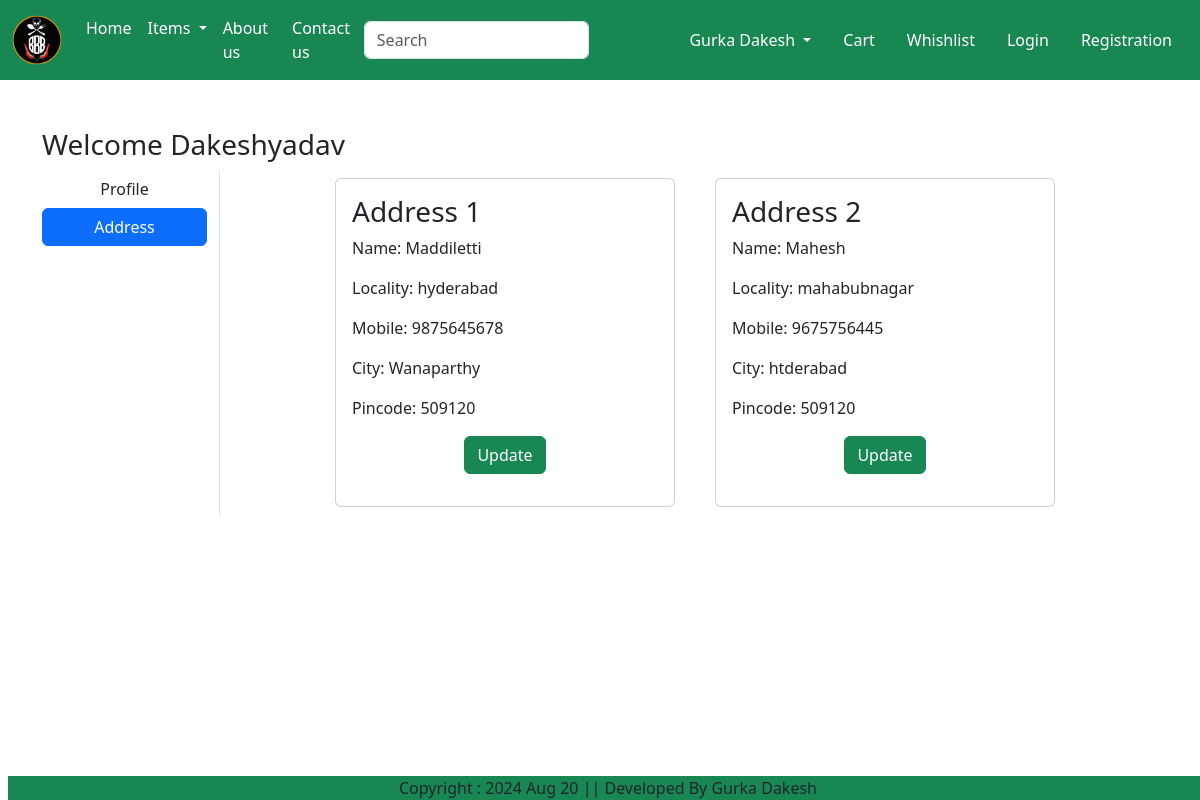
The page /address/ (signed in) on the database its author committed.
### app/models.py (models this page shows, shortened)
class Customer(models.Model):
    user = models.ForeignKey(User, on_delete=models.CASCADE)
    name = models.CharField(max_length=200)
    locality = models.CharField(max_length=200)
    city = models.CharField(max_length=50)
    mobile = models.IntegerField(default=0)
    pincode = models.IntegerField()

### app/views.py (the view)
# urls.py: path('address/', views.address,name='address'),
def address(request):
    try:
        add = Customer.objects.filter(user=request.user)
    except Exception as e:
        print(f"Error retrieving addresses: {e}")
        add = []
    return render(request, 'testapp/address.html', locals())

### app/templates/testapp/address.html (shortened to what this page needs)
{% extends 'testapp/base.html' %}
{% load static  %}
{% block container %}
<div class="container my-5">
    <div class="row">
        <h3>Welcome <span class="text-capitalize">{{request.user}}</span></h3>
        <div class="col-sm-2 border-end">
            <ul class="list-unstyled">
                <li class="d-grid"><a href="{% url 'profile' %}" class="btn ">Profile</a></li>
                <li class="d-grid"><a href="{% url 'address' %}" class="btn btn-primary">Address</a></li>
            </ul>
        </div>
        <div class="col-sm-8 offset-sm-1">
            <div class="row">
                {% for ad in add %}
                    <div class="col-sm-6">
                        <div class="card m-2">
                            <div class="card-body">
                                <h3>Address {{forloop.counter}}</h3>
                                <p>Name: {{ ad.name }}</p>
                                <p>Locality: {{ ad.locality }}</p>
                                <p>Mobile: {{ ad.mobile }}</p>
                                <p>City: {{ ad.city }}</p>
                                <p>Pincode: {{ ad.pincode }}</p>
                               <p class="text-center"><a href="{% url 'updateAddress' pk=ad.id %}" type="button"
                                 class="btn btn-success">Update</a></p>
                            </div>
                        </div>
                    </div>
                {% endfor %}
            </div>
        </div>
    </div>
</div>
{% endblock container %}

### rows shown on the page
Customer: name "Maddiletti", locality "hyderabad", mobile "9875645678", city "Wanaparthy", pincode "509120"
Customer: name "Mahesh", locality "mahabubnagar", mobile "9675756445", city "htderabad", pincode "509120"

### other values the page prints
{{ request.user }} "Dakeshyadav"
